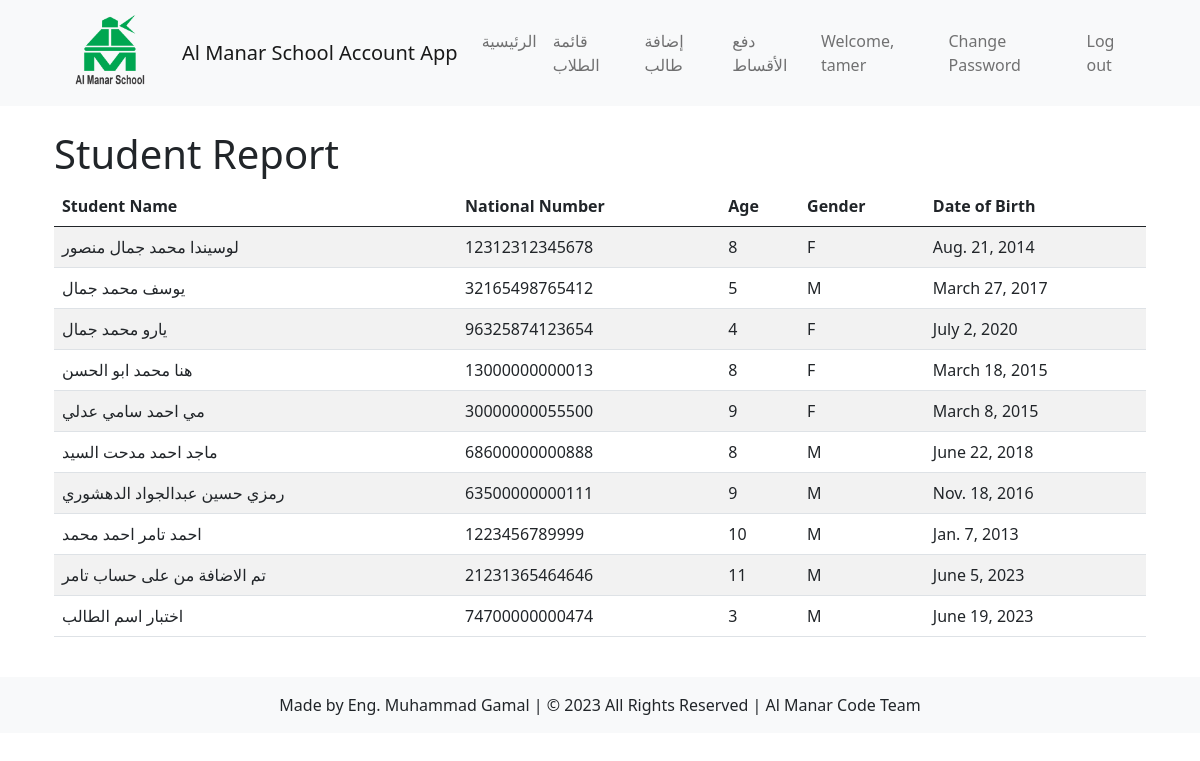
/students/generate-student-report/ (signed in), run on an earlier commit of the app's database.
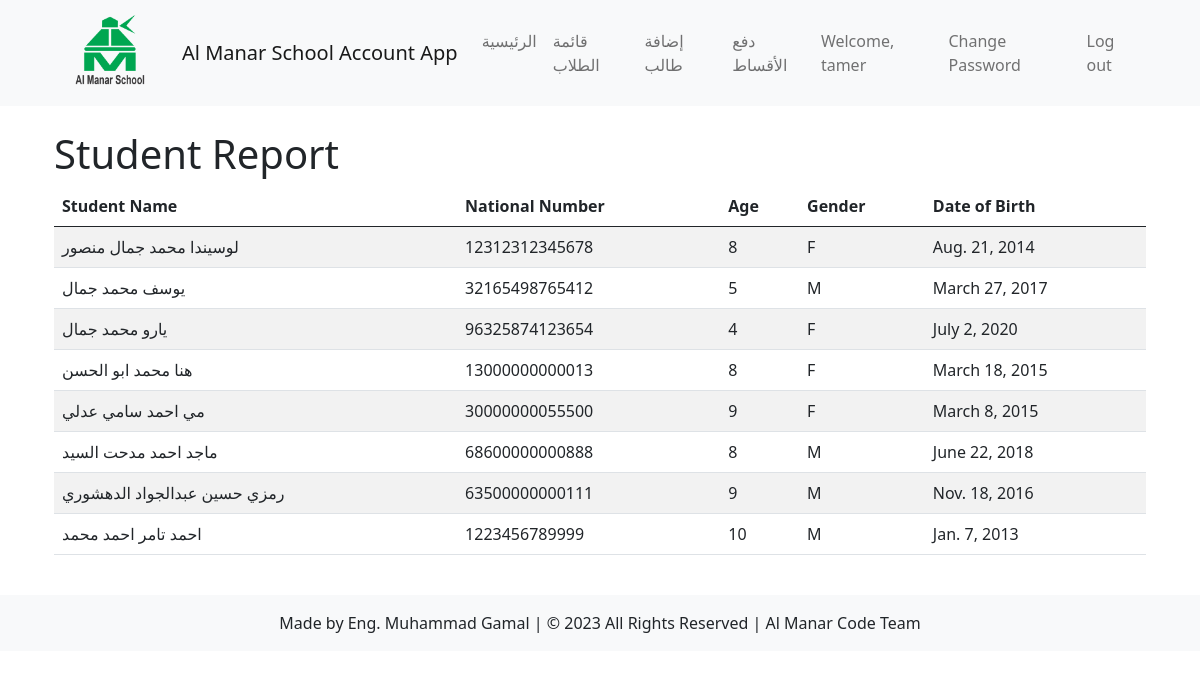
And on a later commit of the database.
### students/models.py (models this page shows, shortened)
class Student(models.Model):
    GENDER_CHOICES = (
        ('', '---------'),
        ('M', 'Male'),
        ('F', 'Female'),
    )
    name = models.CharField(max_length=50)
    national_number = models.IntegerField(unique=True)
    age = models.IntegerField()
    gender = models.CharField(max_length=1, choices=GENDER_CHOICES)
    date_of_birth = models.DateField()
    academic_year = models.ForeignKey(AcademicYear, on_delete=models.CASCADE, default=timezone.now, null=True, blank=True)
    classroom = models.ManyToManyField(Classroom)
    total_payments = models.DecimalField(max_digits=8, decimal_places=2, default=0, null=True, blank=True)
    total_owed = models.DecimalField(max_digits=8, decimal_places=2, default=0, null=True, blank=True)
    phone_number = models.CharField(max_length=20, default='')  # Add the phone number field

### students/views.py (the view)
# urls.py: path('generate-student-report/', views.generate_student_report, name='generate_student_report'),
@never_cache
@login_required
def generate_student_report(request):
    students = Student.objects.all()
    context = {
        'report_data': students
    }
    return render(request, 'students/generate_student_report.html', context)

### students/templates/students/generate_student_report.html (shortened to what this page needs)
{% extends 'students/base.html' %}
{% block content %}
    <h1>Student Report</h1>
    <div class="table-responsive">
        <table class="table table-striped">
            <thead>
                <tr>
                    <th>Student Name</th>
                    <th>National Number</th>
                    <th>Age</th>
                    <th>Gender</th>
                    <th>Date of Birth</th>
                </tr>
            </thead>
            <tbody>
                {% for student in report_data %}
                    <tr>
                        <td>{{ student.name }}</td>
                        <td>{{ student.national_number }}</td>
                        <td>{{ student.age }}</td>
                        <td>{{ student.gender }}</td>
                        <td>{{ student.date_of_birth }}</td>
                    </tr>
                {% endfor %}
            </tbody>
        </table>
    </div>
{% endblock %}

What changed in the data, as far as the page shows it:
removed Student: name "تم الاضافة من على حساب تامر", national_number "21231365464646", age "11", gender "M", date_of_birth "June 5, 2023"
removed Student: name "اختبار اسم الطالب", national_number "74700000000474", age "3", gender "M", date_of_birth "June 19, 2023"
